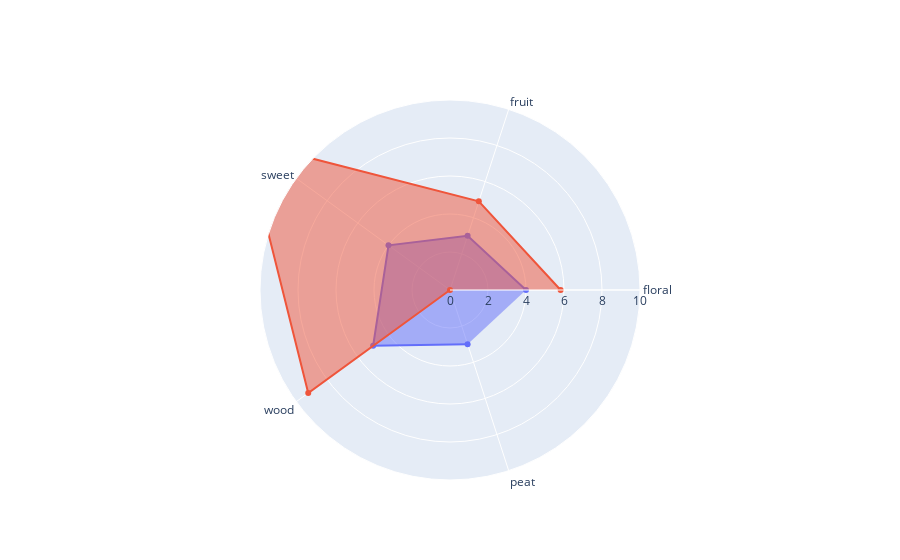

The code cell stored with this chart in its notebook:
### Code cell
compare_visual("000920", n)

### Figure 1 — Plotly figure (JSON) as saved in the notebook; plotly's stock layout.template omitted (floating-point values rounded to 4 significant figures)
{"data": [{"fill": "toself", "name": "panelist", "r": [4, 3, 4, 5, 3], "theta": ["floral", "fruit", "sweet", "wood", "peat"], "type": "scatterpolar"}, {"fill": "toself", "name": "MS_prediction", "r": [5.822, 4.908, 13.31, 9.223, 0], "theta": ["floral", "fruit", "sweet", "wood", "peat"], "type": "scatterpolar"}], "layout": {"polar": {"radialaxis": {"range": [0, 10], "visible": true}}, "showlegend": false}}
